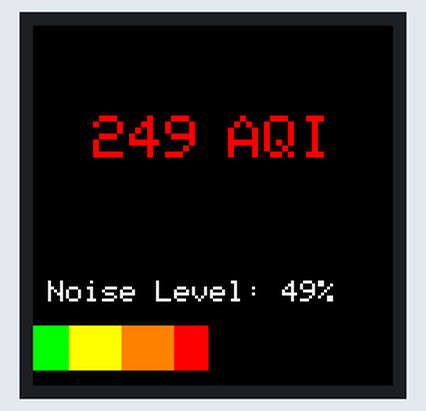
Recording of a sketch running on a simulated Arduino Uno, built with avr-gcc and run on an emulated ATmega328P. On the bench: 240×240 colour display. Random numbers use the default seed unless the sketch sets one.

Above: at 0.4 s.
At 3.4 s:
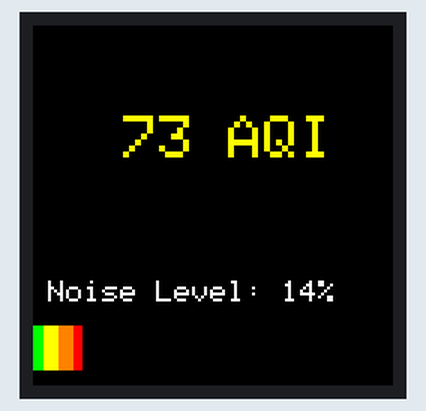
At 12.6 s:
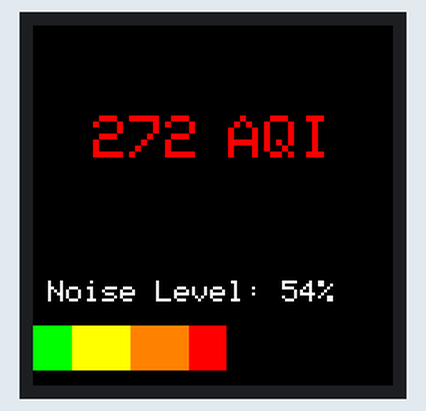
At 18.7 s:
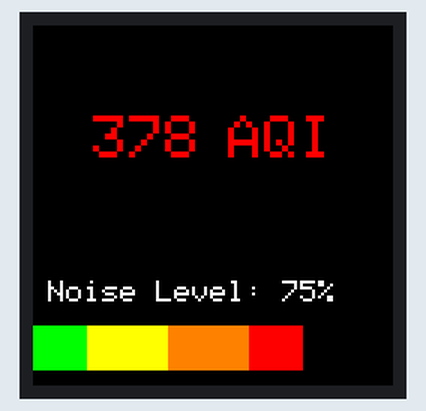
At 24.8 s:
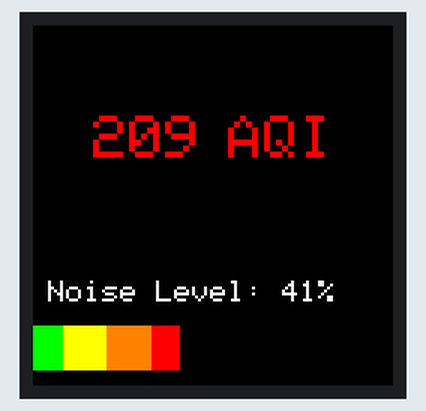
At 37.1 s:
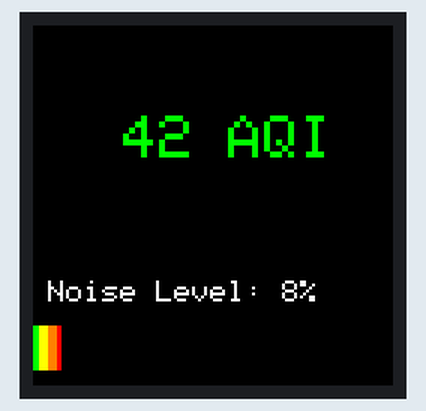

The sketch:

Display_layout2.ino
```cpp
#include <Arduino.h>
#include <Adafruit_GFX.h>    // Core graphics library
#include <Adafruit_ST7789.h> // Hardware-specific library for ST7789
#include <SPI.h>             // Arduino SPI library

#define TFT_CS        2
#define TFT_RST       5
#define TFT_DC        4

// Initialize Adafruit ST7789 TFT library
Adafruit_ST7789 tft = Adafruit_ST7789(TFT_CS, TFT_DC, TFT_RST);

void setup() {
  Serial.begin(115200);

  tft.init(240, 240, SPI_MODE2);    // Init ST7789 display 240x240 pixels
  tft.setRotation(3);
  tft.fillScreen(ST77XX_BLACK);

  // Display initial air quality value and noise level indication
  displayAirQuality(random(0, 500));
}

void loop() {
  // Simulate changing air quality every few seconds
  int airQuality = random(0, 500);
  displayAirQuality(airQuality);
  delay(3000); // Adjust delay as needed
}

void displayAirQuality(int value) {
  int color;
  // Determine text color based on air quality level
  if (value < 50) {
    color = ST77XX_GREEN;
  } else if (value < 100) {
    color = ST77XX_YELLOW;
  } else if (value < 200) {
    color = ST77XX_ORANGE;
  } else {
    color = ST77XX_RED;
  }

  // Clear previous AQI display
  tft.fillRect(10, 60, 220, 60, ST77XX_BLACK);

  // Print air quality value
  tft.setTextColor(color, ST77XX_BLACK);
  tft.setTextSize(4);
  tft.setCursor(10 + 30, 60);
  if (value < 100) {
    tft.print(" ");
    tft.setCursor(30 + 30, 60); // Adjusted position for two-digit values
  }
  tft.print(value);

  // Display AQI text
  tft.setTextSize(4);
  tft.setCursor(100 + 30, 60); // Adjusted AQI text position
  tft.println("AQI");
  displayNoiseIndication(value);
}

void displayNoiseIndication(int noise) {
  // Calculate noise level percentage based on air quality
  int noiseLevel = map(noise, 0, 500, 0, 100); // Simulate noise level percentage (0-100%)
  int barWidth = map(noiseLevel, 0, 100, 0, 240); // Map noise level percentage to pixel width

  // Clear previous noise indication display
  tft.fillRect(0, 170, 240, 60, ST77XX_BLACK);

  // Draw noise level bar
  for (int i = 0; i < barWidth; ++i) {
    if (i < barWidth * 0.2) {
      tft.drawFastVLine(i, 200, 30, ST77XX_GREEN);
    } else if (i < barWidth * 0.5) {
      tft.drawFastVLine(i, 200, 30, ST77XX_YELLOW);
    } else if (i < barWidth * 0.8) {
      tft.drawFastVLine(i, 200, 30, ST77XX_ORANGE);
    } else {
      tft.drawFastVLine(i, 200, 30, ST77XX_RED);
    }
  }

  // Display noise level text
  tft.setTextSize(2.5);
  tft.setTextColor(ST77XX_WHITE, ST77XX_BLACK);
  tft.setCursor(10, 170);
  tft.print("Noise Level: ");
  tft.print(noiseLevel);
  tft.println("%");
}
```

Measured:
- what the display in image 1 shows lasts 3.0 s, from 3.4 s to 6.4 s
- what the display in image 2 shows lasts 3.0 s, from 12.6 s to 15.6 s
